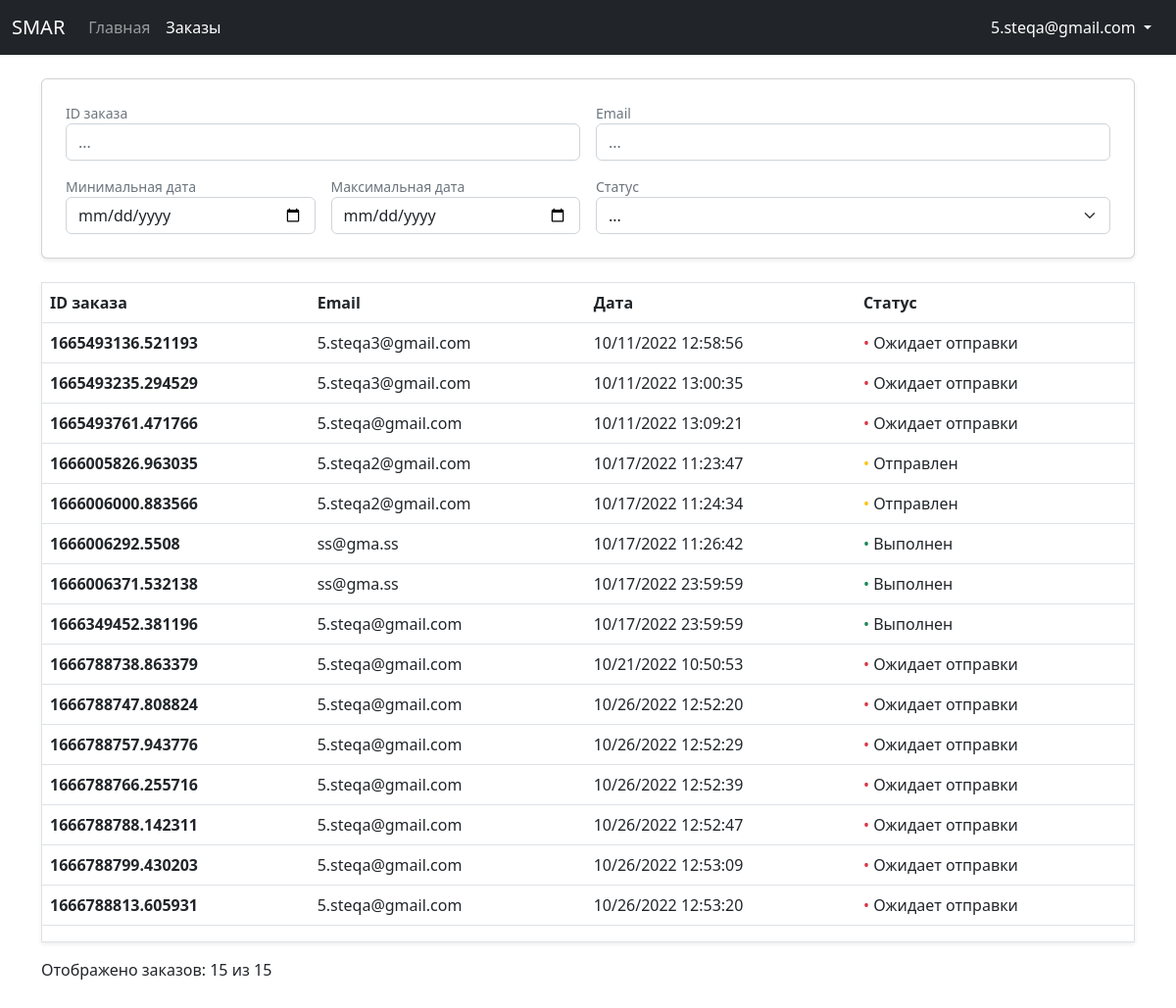
Before: /dashboard/orders/ (signed in) with the older database file.
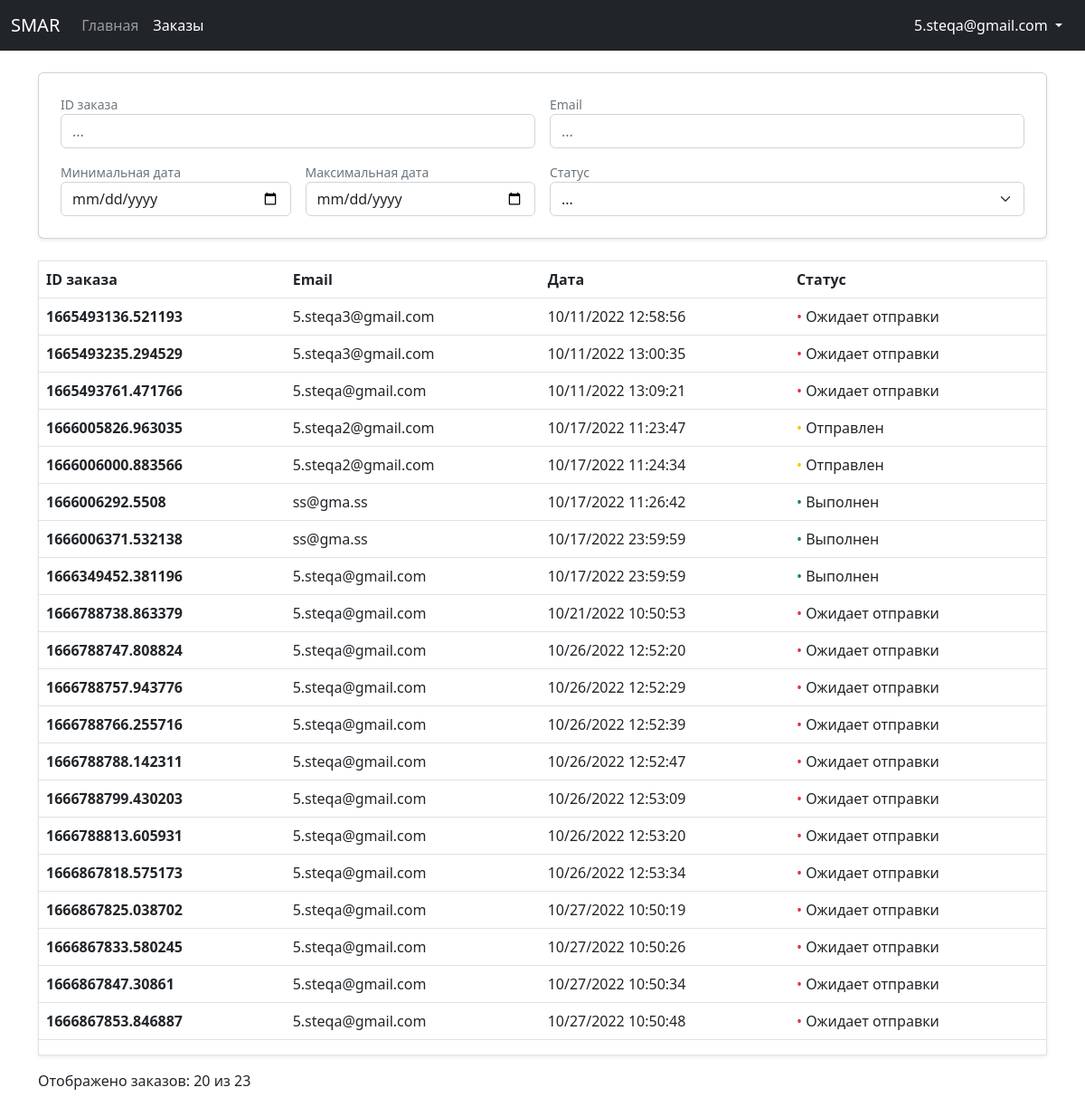
After: the same page with the newer database file.
### store/models.py (models this page shows, shortened)
class Order(models.Model):
    ORDER_STATUSES = [
        (False, 'Не оформлен'),
        ('1', 'Ожидает отправки'),
        ('2', 'Отправлен'),
        ('3', 'Выполнен'),
    ]
    customer = models.ForeignKey(CustomUser, on_delete=models.SET_NULL, null=True)
    date_ordered = models.DateTimeField(auto_now_add=True)
    date_updated = models.DateTimeField(auto_now=True)
    status = models.CharField(max_length=16, choices=ORDER_STATUSES, default=False)
    transaction_id = models.CharField(max_length=200)

### authentication/models.py (models this page shows)
class CustomUser(AbstractUser):
    email = models.EmailField(_('email address'), unique=True)
    fio = models.CharField(_('ФИО'), max_length=200)
    USERNAME_FIELD = 'email'
    REQUIRED_FIELDS = []

### authentication/decorators.py (the view)
        def wrapper_func(request, *args, **kwargs):
            if request.user.groups.exists():
                for group in request.user.groups.all():
                    if group.name in allowed_roles:
                        return view_func(request, *args, **kwargs)
            return redirect('store')

### sales_dashboard/views.py (called while the page is built)
@allowed_users(allowed_roles=['seller'])
def orders(request):
    orders = Order.objects.exclude(status=False)
    page_orders = paginate_orders(request, orders)
    if page_orders.paginator.num_pages == 1:
        displayed_orders = page_orders.paginator.object_list.count()
    else:
        displayed_orders = 20
    context = {
        'orders': page_orders,
        'displayed_orders': displayed_orders,
        'total_orders': page_orders.paginator.object_list.count()
    }
    return render(request, 'sales_dashboard/orders.html', context)

def paginate_orders(request, orders):
    paginator = Paginator(orders, 20)
    page_number = request.GET.get('page')
    page_orders = paginator.get_page(page_number)
    return page_orders

### sales_dashboard/templates/sales_dashboard/orders.html (shortened to what this page needs)
{% extends 'sales_dashboard/base.html' %}
{% load static %}
{% block active-orders %}active{% endblock %}
{% block content %}
<div class="my-4">
    <div class="card shadow-sm mb-4 p-4">
        <div>
            <form id="filterForm" method="get">
                <div class="row g-3">
                    <div class="col-6">
                        <div class="form-text my-0">ID заказа</div>
                        <input type="text" class="form-control" name="transaction_id" placeholder="...">
                    </div>
                    <div class="col-6">
                        <div class="form-text my-0">Email</div>
                        <input type="text" class="form-control" name="email" placeholder="...">
                    </div>
                    <div class="col-md-3 col-6">
                        <div class="form-text my-0">Минимальная дата</div>
                        <input type="date" class="form-control" name="date_ordered_min">
                    </div>
                    <div class="col-md-3 col-6">
                        <div class="form-text my-0">Максимальная дата</div>
                        <input type="date" class="form-control" name="date_ordered_max">
                    </div>
                    <div class="col-md-6 col-12">
                        <div class="form-text my-0">Статус</div>
                        <select class="form-control form-select" name="status" aria-label="Default select example">
                            <option selected value>...</option>
                        </select>
                    </div>
                </div>
            </form>
        </div>
    </div>
    <table class="table table-hover shadow-sm border">
        <thead>
            <tr>
                <form id="sortForm" method="get">
                    <th scope="col">
                        <label for="sort_transaction_id" class="not-select pointer link-hover">ID заказа
                        </label>
                    </th>
                    <th scope="col">
                        <label for="sort_email" class="not-select pointer link-hover">Email
                        </label>
                    </th>
                    <th scope="col">
                        <label for="sort_date_ordered" class="not-select pointer link-hover">Дата
                        </label>
                    </th>
                    <th scope="col">
                        <label for="sort_status" class="not-select pointer link-hover">Статус
                        </label>
                    </th>
                </form>
            </tr>
        </thead>
        <tbody id="orders">
            {% include 'sales_dashboard/orders-list.html' %}
        </tbody>
    </table>
    <div style="margin-bottom: 200px;">
        <p>
            Отображено заказов:
            <span id="displayedOrders">{{ displayed_orders }}</span>
            из
            <span id="totalOrders">{{ total_orders }}</span>
        </p>
    </div>
</div>
{% endblock %}

### sales_dashboard/templates/sales_dashboard/orders-list.html
{% for order in orders %}
<tr>
    <td><a href="{% url 'order' order.pk %}" class="text-dark fw-semibold table-link">{{ order.transaction_id }}</a></td>
    <td>{{ order.customer }}</td>
    <td>{{ order.date_ordered|date:"m/d/Y G:i:s" }}</td>
    <td>
        {% if order.status == '1' %}
        <span class="text-danger">&bull;</span>
        {% elif order.status == '2' %}
        <span class="text-warning">&bull;</span>
        {% elif order.status == '3' %}
        <span class="text-success">&bull;</span>
        {% endif %}
        {{ order.get_status_display }}
    </td>
</tr>
{% endfor %}
<tr>
    <td></td>
    <td></td>
    <td></td>
    <td></td>
</tr>

Changed rows visible on the page:
now on this page (row edited): Order: transaction_id "1666867818.575173", customer "5.steqa@gmail.com", date_ordered "10/26/2022 12:53:34", status "Ожидает отправки"
added Order: transaction_id "1666867825.038702", customer "5.steqa@gmail.com", date_ordered "10/27/2022 10:50:19", status "Ожидает отправки"
added Order: transaction_id "1666867833.580245", customer "5.steqa@gmail.com", date_ordered "10/27/2022 10:50:26", status "Ожидает отправки"
added Order: transaction_id "1666867847.30861", customer "5.steqa@gmail.com", date_ordered "10/27/2022 10:50:34", status "Ожидает отправки"
added Order: transaction_id "1666867853.846887", customer "5.steqa@gmail.com", date_ordered "10/27/2022 10:50:48", status "Ожидает отправки"
Other visible differences:
{{ displayed_orders }}: "15" → "20"
{{ total_orders }}: "15" → "23"
